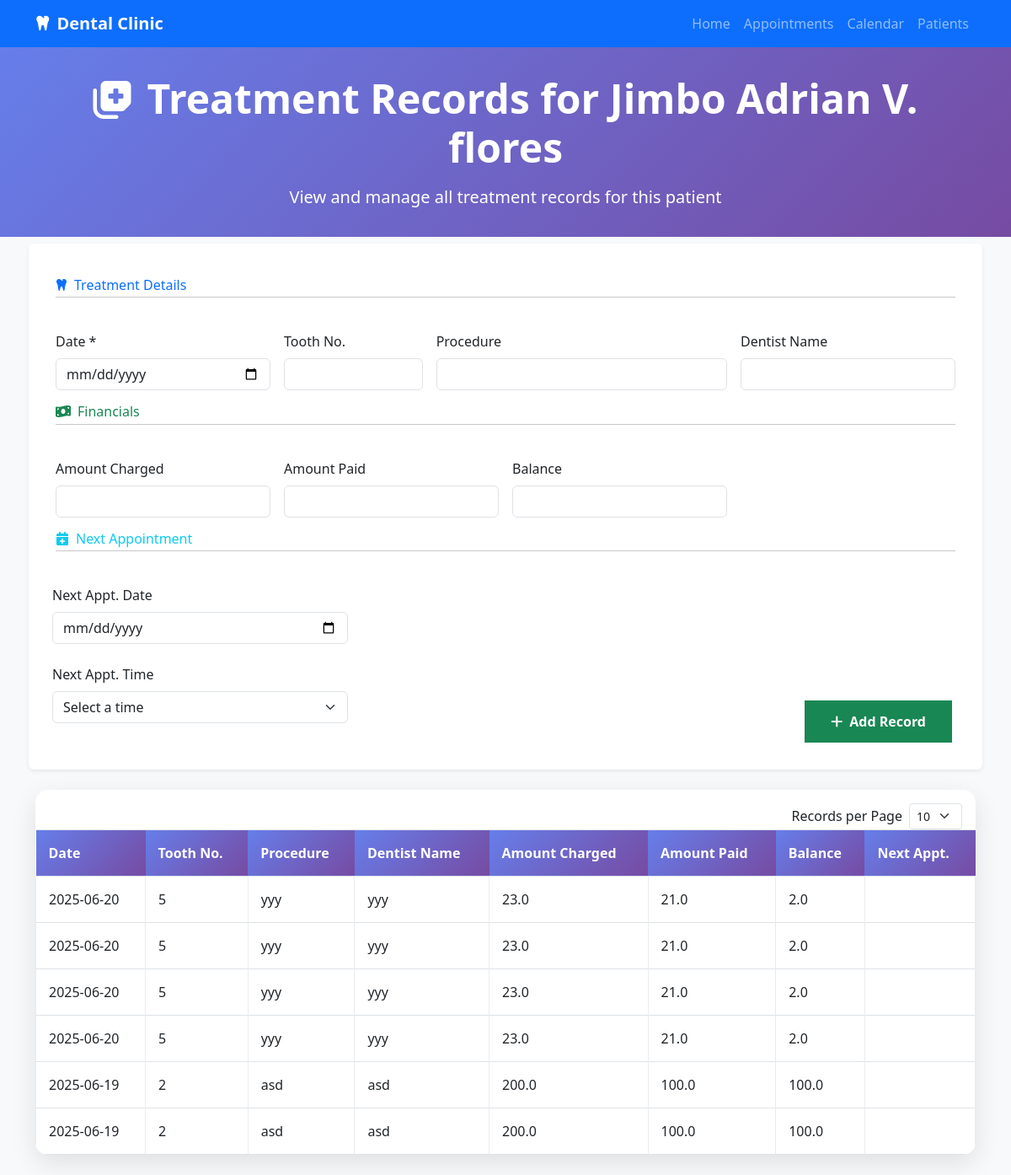
/patient/Jimbo Adrian V. flores/treatment-records, run on the app's committed database.
### tables this page shows
CREATE TABLE Patients (
            ID INTEGER PRIMARY KEY AUTOINCREMENT,
            Name TEXT NOT NULL UNIQUE,
            Contact TEXT NOT NULL,
            Email TEXT,
            DateOfBirth TEXT,
            Address TEXT,
            EmergencyContact TEXT,
            MedicalHistory TEXT,
            CreatedDate TEXT DEFAULT CURRENT_TIMESTAMP
        , Religion TEXT, HomeAddress TEXT, Occupation TEXT, DentalInsurance TEXT, EffectiveDate TEXT, ParentGuardianName TEXT, ParentGuardianOccupation TEXT, ReferralSource TEXT, ConsultationReason TEXT, DentalHistory TEXT, PreviousDentist TEXT, LastDentalVisit TEXT, Sex TEXT, Nickname TEXT, Age TEXT, Nationality TEXT, GoodHealth TEXT, MedicalTreatment TEXT, TreatmentCondition TEXT, SeriousIllness TEXT, SurgicalOperation TEXT, Hospitalized TEXT, HospitalizationDetails TEXT, PrescriptionMedication TEXT, NonPrescriptionMedication TEXT, TobaccoUse TEXT, AlcoholDrugUse TEXT, AllergicLocalAnesthetic TEXT, AllergicPenicillin TEXT, AllergicAntibiotics TEXT, AllergicSulfaDrugs TEXT, AllergicAspirin TEXT, AllergicLatex TEXT, AllergicOthers TEXT, BleedingTime TEXT, Pregnant TEXT, Nursing TEXT, BirthPills TEXT, BloodType TEXT, BloodPressure TEXT, IntraoralChartData TEXT);

CREATE TABLE TreatmentRecords (
        ID INTEGER PRIMARY KEY AUTOINCREMENT,
        PatientID INTEGER NOT NULL,
        DateOfTreatment TEXT NOT NULL,
        ToothNumber TEXT,
        Procedure TEXT,
        DentistName TEXT,
        AmountCharged REAL,
        AmountPaid REAL,
        Balance REAL,
        NextAppointment TEXT,
        FOREIGN KEY (PatientID) REFERENCES Patients (ID)
    );

### app.py (the view, shortened to what this page needs)
@app.route('/patient/<patient_name>/treatment-records', methods=['GET', 'POST'])
def treatment_records(patient_name):
    conn = sqlite3.connect(DB_FILE)
    cursor = conn.cursor()
    cursor.execute("SELECT ID, Name FROM Patients WHERE Name = ?", (patient_name,))
    patient = cursor.fetchone()
    if not patient:
        conn.close()
        return redirect('/patients')
    patient_id = patient[0]
    error_message = None
    page = int(request.args.get('page', 1))
    per_page = int(request.args.get('per_page', 10))  # Default 10 records per page
    if page < 1:
        page = 1
    if per_page < 1 or per_page > 100:
        per_page = 10
    cursor.execute('SELECT COUNT(*) FROM TreatmentRecords WHERE PatientID = ?', (patient_id,))
    total_records = cursor.fetchone()[0]
    total_pages = (total_records + per_page - 1) // per_page
    if page > total_pages and total_pages > 0:
        page = total_pages
    offset = (page - 1) * per_page
    cursor.execute('''
        SELECT DateOfTreatment, ToothNumber, Procedure, DentistName, AmountCharged, AmountPaid, Balance
        FROM TreatmentRecords WHERE PatientID = ? ORDER BY DateOfTreatment DESC
        LIMIT ? OFFSET ?
    ''', (patient_id, per_page, offset))
    records = cursor.fetchall()
    conn.close()
    return render_template(
        'treatment_records.html',
        patient=patient,
        records=records,
        error_message=error_message,
        today=date.today().isoformat(),
        page=page,
        per_page=per_page,
        total_records=total_records,
        total_pages=total_pages
    )

### templates/treatment_records.html (shortened to what this page needs)
<!DOCTYPE html>
<html lang="en">
<head>
    <link href="https://cdn.jsdelivr.net/npm/bootstrap@5.3.0/dist/css/bootstrap.min.css" rel="stylesheet">
    <link href="https://cdnjs.cloudflare.com/ajax/libs/font-awesome/6.4.0/css/all.min.css" rel="stylesheet">
</head>
<body class="bg-light">
    <nav class="navbar navbar-expand-lg navbar-dark bg-primary">
        <div class="container">
            <a class="navbar-brand fw-bold" href="/">
                <i class="fas fa-tooth me-2"></i>Dental Clinic
            </a>
            <div class="collapse navbar-collapse" id="navbarNav">
                <ul class="navbar-nav ms-auto">
                    <li class="nav-item">
                        <a class="nav-link" href="/">Home</a>
                    </li>
                    <li class="nav-item">
                        <a class="nav-link" href="/appointments">Appointments</a>
                    </li>
                    <li class="nav-item">
                        <a class="nav-link" href="/calendar">Calendar</a>
                    </li>
                    <li class="nav-item">
                        <a class="nav-link" href="/patients">Patients</a>
                    </li>
                </ul>
            </div>
        </div>
    </nav>
    <section class="page-header">
        <div class="container text-center">
            <h1 class="display-5 fw-bold mb-3">
                <i class="fas fa-notes-medical me-3"></i>Treatment Records for {{ patient[1] }}
            </h1>
            <p class="lead mb-0">View and manage all treatment records for this patient</p>
        </div>
    </section>
    <div class="container py-4">
        <div class="mb-4">
            <form method="POST" class="row g-3 align-items-end bg-white p-4 rounded shadow-sm">
                <div class="col-12 mb-2">
                    <h6 class="text-primary mb-0"><i class="fas fa-tooth me-2"></i>Treatment Details</h6>
                    <hr class="mt-1 mb-3">
                </div>
                <div class="col-md-3">
                    <label for="date_of_treatment" class="form-label">Date *</label>
                    <input type="date" class="form-control" id="date_of_treatment" name="date_of_treatment" required min="{{ today }}">
                </div>
                <div class="col-md-2">
                    <label for="tooth_number" class="form-label">Tooth No.</label>
                    <input type="text" class="form-control" id="tooth_number" name="tooth_number">
                </div>
                <div class="col-md-4">
                    <label for="procedure" class="form-label">Procedure</label>
                    <input type="text" class="form-control" id="procedure" name="procedure">
                </div>
                <div class="col-md-3">
                    <label for="dentist_name" class="form-label">Dentist Name</label>
                    <input type="text" class="form-control" id="dentist_name" name="dentist_name">
                </div>
                <div class="col-12 mt-3 mb-2">
                    <h6 class="text-success mb-0"><i class="fas fa-money-bill-wave me-2"></i>Financials</h6>
                    <hr class="mt-1 mb-3">
                </div>
                <div class="col-md-3">
                    <label for="amount_charged" class="form-label">Amount Charged</label>
                    <input type="number" step="0.01" class="form-control" id="amount_charged" name="amount_charged">
                </div>
                <div class="col-md-3">
                    <label for="amount_paid" class="form-label">Amount Paid</label>
                    <input type="number" step="0.01" class="form-control" id="amount_paid" name="amount_paid">
                </div>
                <div class="col-md-3">
                    <label for="balance" class="form-label">Balance</label>
                    <input type="number" step="0.01" class="form-control" id="balance" name="balance" readonly>
                </div>
                <div class="col-12 mt-3 mb-2">
                    <h6 class="text-info mb-0"><i class="fas fa-calendar-plus me-2"></i>Next Appointment</h6>
                    <hr class="mt-1 mb-3">
                </div>
                <div class="row g-2 mb-2">
                    <div class="col-md-4">
                    <label for="next_appointment_date" class="form-label">Next Appt. Date</label>
                    <input type="date" class="form-control" id="next_appointment_date" name="next_appointment_date" min="{{ today }}">
                    </div>
                </div>
                <div class="row g-2 align-items-end mb-2">
                    <div class="col-md-4">
                    <label for="next_appointment_time" class="form-label">Next Appt. Time</label>
                    <select class="form-select" id="next_appointment_time" name="next_appointment_time">
                        <option value="">Select a time</option>
                    </select>
                        <small id="next-appt-availability-message" style="display:block;min-height:1.5em;margin-top:2px;"></small>
                </div>
                    <div class="col-md-8 text-end">
                        <button type="submit" class="btn btn-success btn-custom mt-4" style="border-radius:0px;"><i class="fas fa-plus me-2"></i>Add Record</button>
                </div>
                </div>
            </form>
        </div>
        <div class="records-container">
            <div class="d-flex justify-content-end align-items-center px-3 pt-3">
                <form method="get" class="d-flex align-items-center">
                    <label for="per_page" class="form-label me-2 mb-0">Records per Page</label>
                    <select class="form-select form-select-sm w-auto" id="per_page" name="per_page" onchange="this.form.submit()">
                        <option value="10" {% if per_page == 10 %}selected{% endif %}>10</option>
                    </select>
                </form>
            </div>
            <div class="table-scroll-area">
                <table class="table table-hover table-bordered align-middle mb-0">
                    <thead>
                        <tr>
                            <th>Date</th>
                            <th>Tooth No.</th>
                            <th>Procedure</th>
                            <th>Dentist Name</th>
                            <th>Amount Charged</th>
                            <th>Amount Paid</th>
                            <th>Balance</th>
                            <th>Next Appt.</th>
                        </tr>
                    </thead>
                    <tbody>
                        {% for rec in records %}
                        <tr>
                            <td>{{ rec[0] }}</td>
                            <td>{{ rec[1] }}</td>
                            <td>{{ rec[2] }}</td>
                            <td>{{ rec[3] }}</td>
                            <td>{{ rec[4] }}</td>
                            <td>{{ rec[5] }}</td>
                            <td>{{ rec[6] }}</td>
                            <td>{{ rec[7] }}</td>
                        </tr>
                        {% endfor %}
                    </tbody>
                </table>
            </div>
        </div>
    </div>
</body>
</html>

### templates/treatment_records.html (style rules this page uses)
.records-container { background: white; border-radius: 15px; box-shadow: 0 10px 30px rgba(0,0,0,0.1); overflow: hidden; }
.records-container .table-scroll-area { max-height: 600px; overflow-y: auto; overflow-x: auto; width: 100%; }
.table th { background: linear-gradient(135deg, #667eea 0%, #764ba2 100%); color: white; border: none; font-weight: 600; padding: 15px; position: sticky; top: 0; z-index: 10; }
.table td { padding: 15px; vertical-align: middle; border-color: #e9ecef; }
.btn-custom { border-radius: 25px; padding: 12px 30px; font-weight: 600; transition: all 0.3s ease; }
.page-header { background: linear-gradient(135deg, #667eea 0%, #764ba2 100%); color: white; padding: 2rem 0; }

### data on the page
Patients: Name "Jimbo Adrian V. flores"
TreatmentRecords: DateOfTreatment "2025-06-20", ToothNumber "5", Procedure "yyy", DentistName "yyy", AmountCharged "23.0", AmountPaid "21.0", Balance "2.0"
TreatmentRecords: DateOfTreatment "2025-06-20", ToothNumber "5", Procedure "yyy", DentistName "yyy", AmountCharged "23.0", AmountPaid "21.0", Balance "2.0"
TreatmentRecords: DateOfTreatment "2025-06-20", ToothNumber "5", Procedure "yyy", DentistName "yyy", AmountCharged "23.0", AmountPaid "21.0", Balance "2.0"
TreatmentRecords: DateOfTreatment "2025-06-20", ToothNumber "5", Procedure "yyy", DentistName "yyy", AmountCharged "23.0", AmountPaid "21.0", Balance "2.0"
TreatmentRecords: DateOfTreatment "2025-06-19", ToothNumber "2", Procedure "asd", DentistName "asd", AmountCharged "200.0", AmountPaid "100.0", Balance "100.0"
TreatmentRecords: DateOfTreatment "2025-06-19", ToothNumber "2", Procedure "asd", DentistName "asd", AmountCharged "200.0", AmountPaid "100.0", Balance "100.0"
